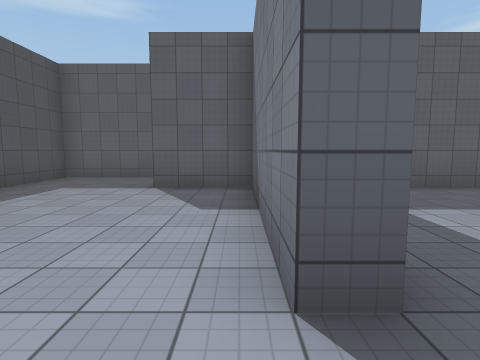
view 1 (above)

24 first-person views from a walk through a scene from a Unity 3-D project. The camera is 1.5 m above the floor, tilts 6° down and sees 80° across. The floor is counted in squares, 2 m on a side. Each view is taken from the middle of a square. On the plan, view 1 faces up. The plan holds only what a view shows up to about 10 squares ahead; the rest is blank. The place goes on beyond the plan. Some animated figures are not drawn. Surface patterns are stand-ins for the level's own textures.

view 2
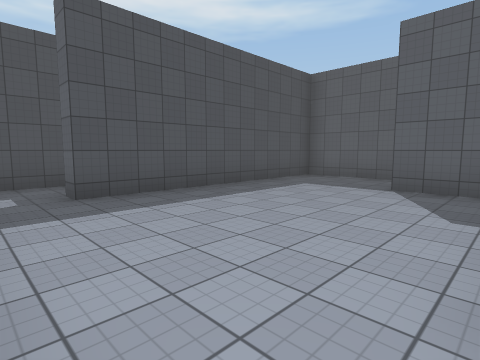

view 3
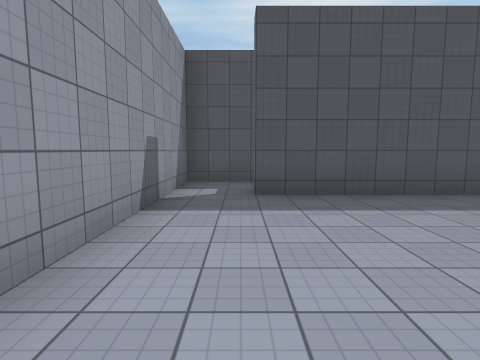

view 4
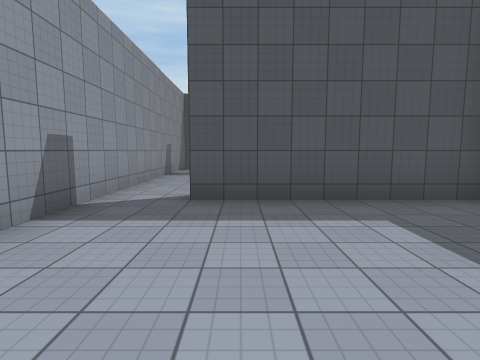

view 5
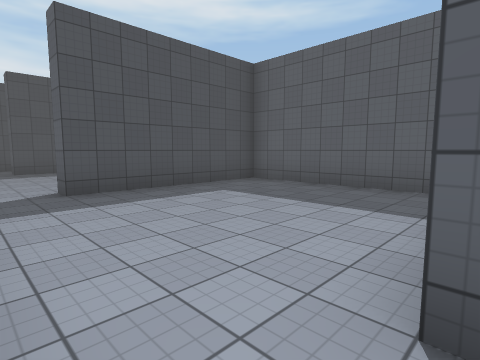

view 6
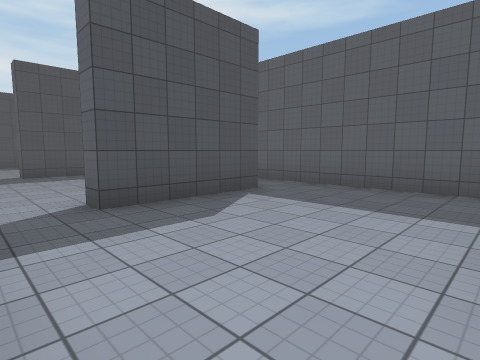

view 7
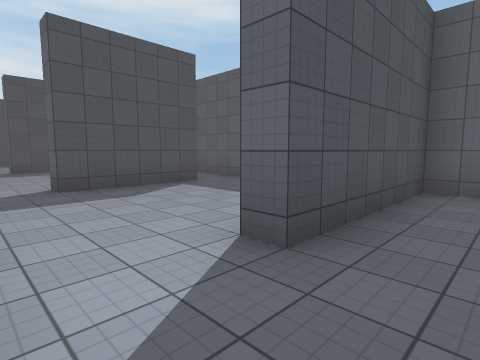

view 8
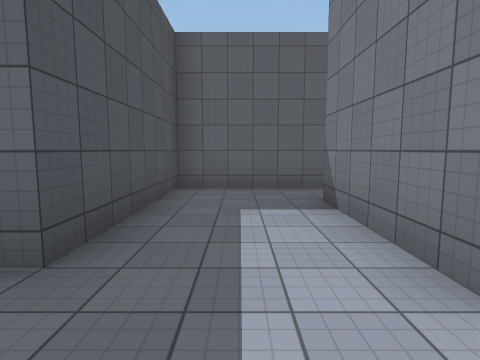

view 9
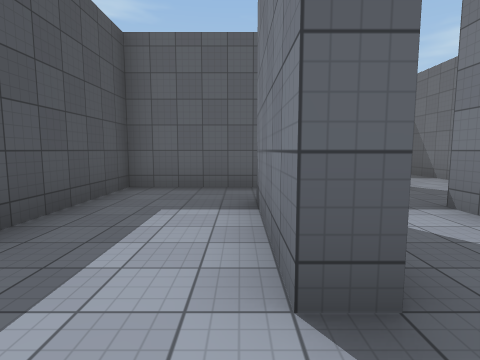

view 10
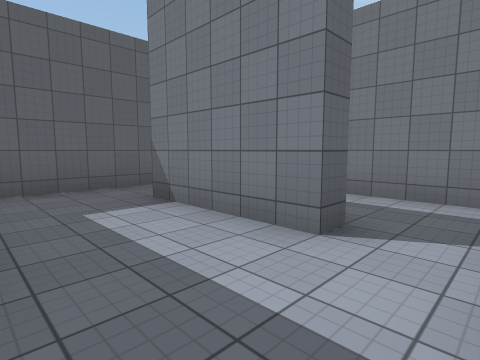

view 11
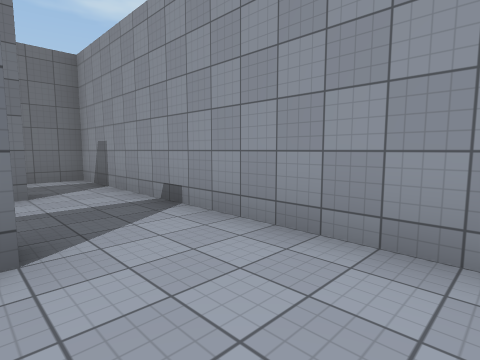

view 12
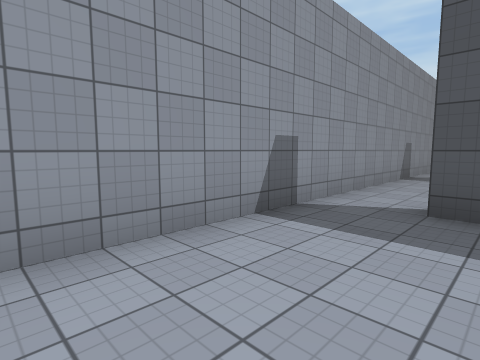

view 13
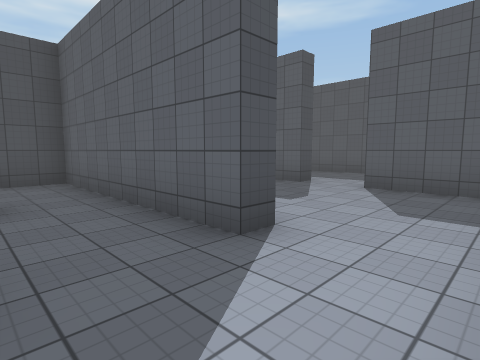

view 14
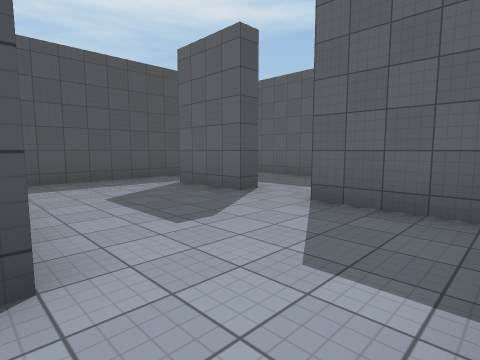

view 15
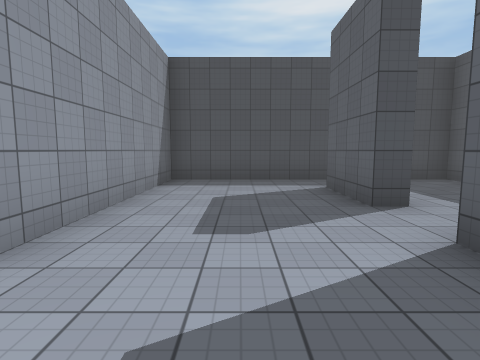

view 16
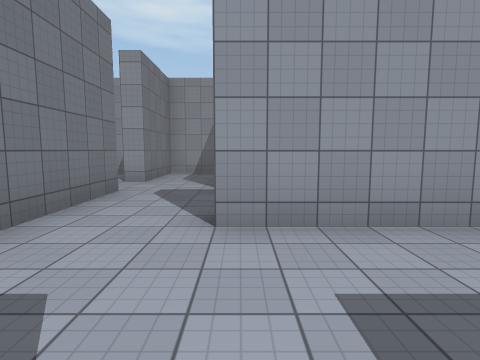

view 17
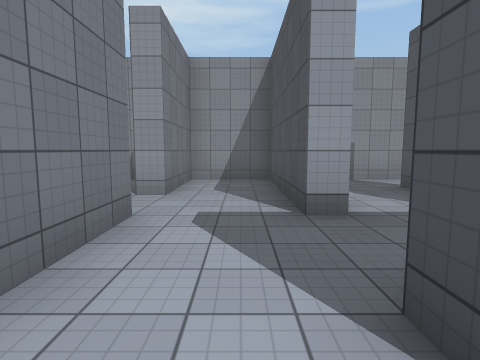

view 18
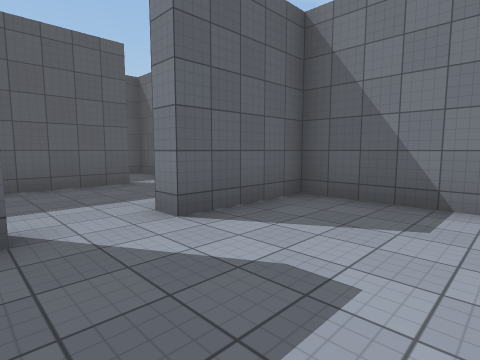

view 19
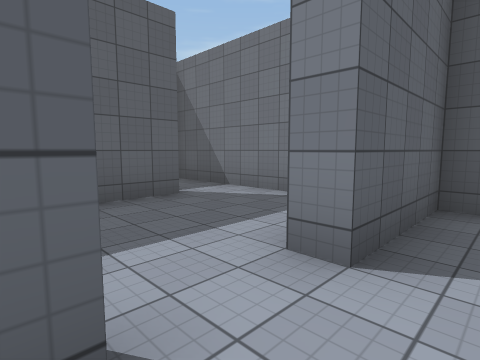

view 20
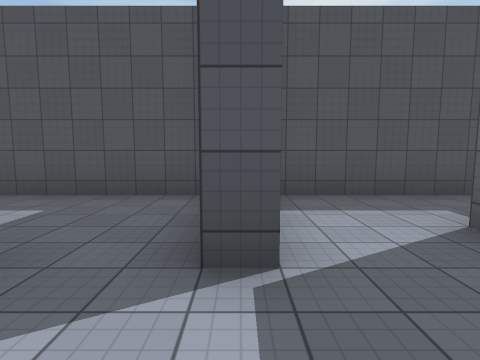

view 21
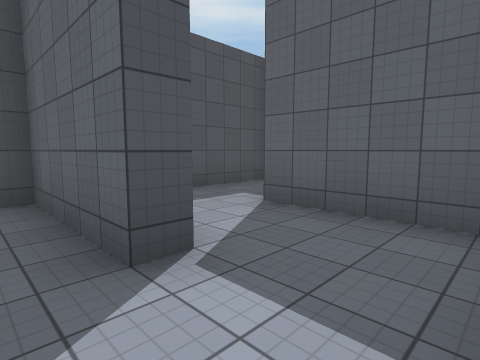

view 22
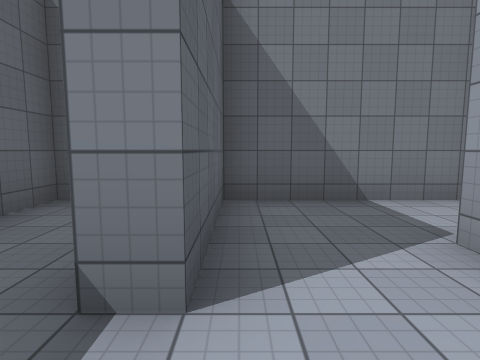

view 23
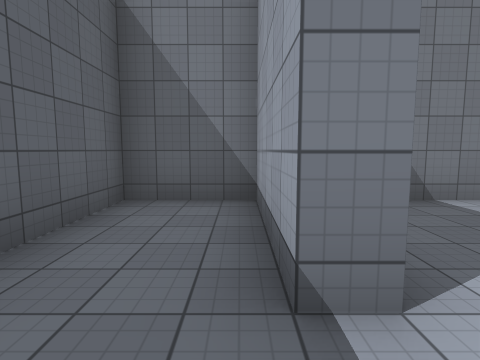

view 24
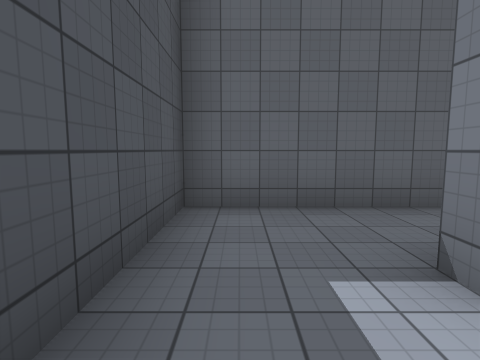

### Floor plan
Ten units are one square. View 1 is at (0, 0); x grows to the right and y downward. Boxes are objects, and circles mark ways between rooms. Rooms are numbered by the first view taken in them; rooms with no view inside come last. Other rooms are left out.
<svg viewBox="-72 -137 267 144">
<path fill="none" stroke="#000" d="M8 -13 3 -13 3 -55M4 -58 -18 -58M3 -66 3 -86M-67 -16 -67 2 5 2M-17 -84 -17 -78 -47 -78 -47 -13 -52 -13M5 2 56 2M54 -58 8 -58 8 -13M63 -44 63 -13 58 -13M56 2 106 2M96 -58 54 -58M133 -13 133 -42M106 2 136 2M145 -58 108 -58 108 -18 102 -18M158 -38 162 -38 162 2 182 2 182 -23 188 -23M182 -38 182 -64M162 -63 162 -58M143 -104 143 -98 122 -98M182 -64 182 -98 158 -98 158 -102M108 -108 108 -63 162 -63M-47 -105 -47 -86M-27 -103 -27 -107 3 -107 3 -127 -47 -127 -47 -105M169 -132 125 -132M139 -13 133 -13M136 2 158 2 158 -38M3 -86 3 -103 -27 -103M162 -58 145 -58"/>
<circle cx="10" cy="-5" r="3" fill="#2a7"/>
<circle cx="-5" cy="-80" r="3" fill="#2a7"/>
<circle cx="60" cy="-5" r="3" fill="#2a7"/>
<circle cx="60" cy="-50" r="3" fill="#2a7"/>
<circle cx="110" cy="-5" r="3" fill="#2a7"/>
<circle cx="140" cy="-5" r="3" fill="#2a7"/>
<circle cx="140" cy="-50" r="3" fill="#2a7"/>
<circle cx="175" cy="-60" r="3" fill="#2a7"/>
<circle cx="160" cy="-45" r="3" fill="#2a7"/>
<circle cx="150" cy="-100" r="3" fill="#2a7"/>
<circle cx="-35" cy="-100" r="3" fill="#2a7"/>
<circle cx="-20" cy="-90" r="3" fill="#2a7"/>
<circle cx="150" cy="-25" r="3" fill="#2a7"/>
<text x="-20" y="-30">1</text>
<text x="30" y="-20">2</text>
<text x="80" y="-20">3</text>
<text x="120" y="-20">4</text>
<text x="170" y="-30">5</text>
<text x="150" y="-80">6</text>
<text x="-40" y="-100">7</text>
<text x="-20" y="-120">8</text>
<text x="140" y="-120">9</text>
<text x="150" y="-10">10</text>
<text x="-10" y="-90">11</text>
<text x="150" y="-50">12</text>
</svg>
Room 1 opens to room 2. Room 1 opens to room 11. Room 2 opens to room 3. Room 3 opens to room 4. Room 4 opens to room 10. Room 4 opens to room 12. Room 5 opens to room 6. Room 5 opens to room 12. Room 6 opens to room 9. Room 7 opens to room 8. Room 7 opens to room 11. Room 10 opens to room 12.

Where each view was taken, in squares from view 1:
view 1: 0 up, 0 right, facing up
view 2: 0 up, 0 right, facing up-left
view 3: 1 up, 0 right, facing left
view 4: 2 up, 5 right, facing left
view 5: 0 up, 6 right, facing up-left
view 6: 0 up, 10 right, facing up-left
view 7: 0 up, 12 right, facing up-left
view 8: 0 up, 12 right, facing up
view 9: 0 up, 13 right, facing up
view 10: 0 up, 11 right, facing up-right
view 11: 2 up, 8 right, facing down-right
view 12: 2 up, 10 right, facing down-left
view 13: 4 up, 18 right, facing up-left
view 14: 6 up, 18 right, facing up-left
view 15: 8 up, 18 right, facing left
view 16: 9 up, 16 right, facing down
view 17: 7 up, 17 right, facing down
view 18: 7 up, 14 right, facing up-right
view 19: 9 up, 14 right, facing up-right
view 20: 8 up, 0 right, facing left
view 21: 7 up, 0 right, facing up-left
view 22: 10 up, 4 left, facing right
view 23: 11 up, 4 left, facing right
view 24: 9 up, 4 left, facing up
